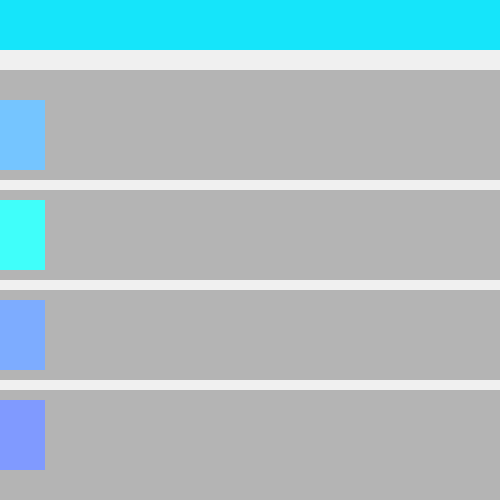
Frame 1 (no input)
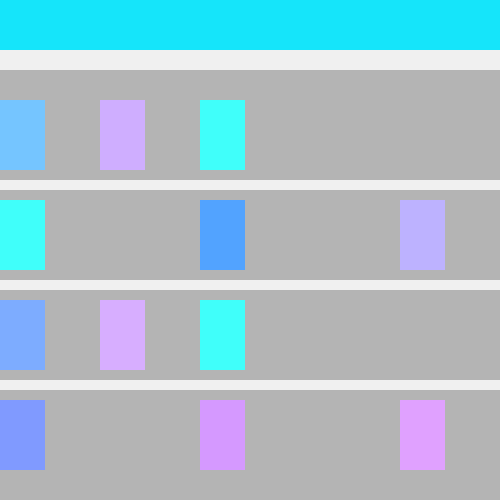
Frame 60 (the mouse pressed at the canvas centre just before this capture)
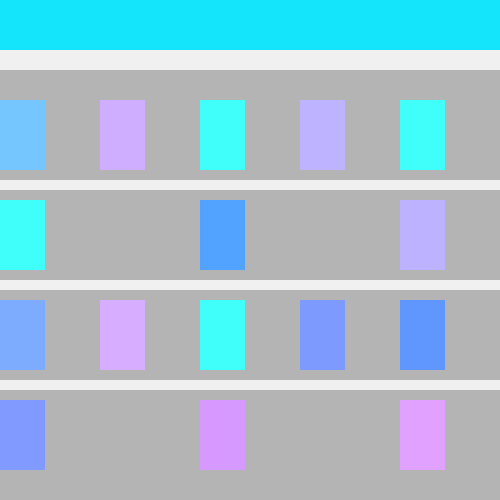
Frame 120 (the mouse held since frame 60 and released just before this capture)

The Processing sketch that drew these frames (run headless with seeded random() and noise(); from frame 60 on, the mouse is pressed at the canvas centre):

// Processing sketch: processing_36660
// ── processing_36660.pde

//windows placed along a facade in a controlled pattern will be random colors of a blue hue
void setup() {
  size(500, 500);
  background(21, 229, 250);
  smooth();
  noStroke();
  fill(180);
  rect(0, 50, width, height);
  fill(240);
  rect(0, 50, width, 20);
  rect(0, 180, width, 10);
  rect(0, 280, width, 10);
  rect(0, 380, width, 10);
}

float count=0;//places the windows along the width of the facade
float a=50;//places the windows along the height of the facade

void draw() {

  //makes the color selection of the windows random in a blue hue
  if (random(50)>20) {
    fill(random(80, 225), random(150, 200), 255);
  }
  else {
    fill(64, 255, 250);
  }
  if (count<= width) {
    if (count % 20==0) {
      rect(5*count, 2*a, 45, 70);
    }
    if (random(50)>20) {
      fill(random(80, 225), random(150, 200), 255);
    }
    else {
      fill(64, 255, 250);
    }
    if (count<= width) {
      if (count % 20==0) {
        rect(10*count, 4*a, 45, 70);
      }
      if (random(50)>20) {
        fill(random(80, 225), random(150, 200), 255);
      }
      else {
        fill(64, 255, 250);
      }

      if (count<= width) {
        if (count % 20==0) {
          rect(5*count, 6*a, 45, 70);
        }

        if (random(50)>20) {
          fill(random(80, 225), random(150, 200), 255);
        }
        else {
          fill(64, 255, 250);
        }

        if (count<= width) {
          if (count % 20==0) {
            rect(10*count, 8*a, 45, 70);
          }
        }
      }
    }
  }


  count++;
}
